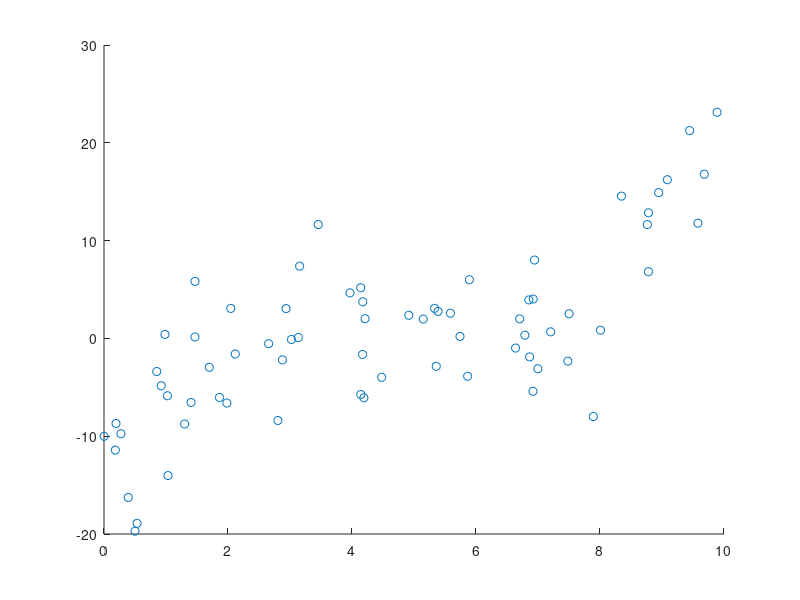

Reproduce this figure in MATLAB. (Note: this script raises an error after producing the figure.)
%%% Load and plot data %%%% 
clear all; 
rng('default'); rng(1);
load curveData
figure; hold on;
plot(Xtrain, Ytrain, 'o');

%% Run polynomial Regression 
% 
poly_order = 5; % order of the polynomial feature
alpha = 0;       % regularization parameter
w = [0, ones(1,poly_order)]; % weights in L2 norm; we set w(1)=0 so that we do not regularize on the constant term. 

% Apply linear regression on the polynomial feature to the data with a
% polynomial curve
theta = LinearRegWL2_train(poly_feature(Xtrain, poly_order),  Ytrain, alpha, w); % training 
hatYtest = LinearRegWL2_predict(poly_feature(Xtest,poly_order), theta); % testing
err_test = calculate_mse_Ytest_curveData(hatYtest); % calculate mse = mean((Ytest-hatYtest).^2);
fprintf('Testing Error is %d\n', err_test);
% 
% plot the curve 
Xgrid = linspace(0,10,100)';
hatYgrid = LinearRegWL2_predict(poly_feature(Xgrid,poly_order), theta); % testing
% 
figure; hold on;
plot(Xtrain, Ytrain, 'o');
plot(Xgrid, hatYgrid, '-');
legend('Training', 'Testing');


%% cross validation (Simple example):

% create a function handle that takes x and y as inputs and
% output the estimated parameter, the other parameters (poly_order, alpha, w) are
% are fixed and defined outside of the function handle. For example, you can run train_func(Xtrain, Ytrain),
% and get the same theta you had before. 
% For more info about matlab function handle, see 
% http://www.mathworks.com/help/matlab/matlab_prog/creating-a-function-handle.html
% 
Nfold = 2; % the code only works when Nfold=2 currently, please make work for general Nfold

train_func = @(x,y)LinearRegWL2_train(poly_feature(x, poly_order),  y, alpha, w);  
% create a function handle for calculaing the MSE on xtest with linear regression parameter th: 
evaluate_func = @(x, y, th)(mean((LinearRegWL2_predict(poly_feature(x, poly_order), th) - y).^2)); 
% cross validation: taking the data and train_func, predict_func as inputs and output the cross validation error 
err_xVar = cross_validation(Xtrain, Ytrain, Nfold, train_func, evaluate_func);

%% Use cross validation to select the best alpha:
Nfold = 5;
poly_order = 10; % order of the polynomial feature
w = [0, ones(1,poly_order)]; % weights in L2 norm; we set w(1)=0 so that we do not regularize on the constant term. 
alphaVec = [0,0.1,1,10,100];
err_xVar_Vec =  zeros(1,length(alphaVec));
for i = 1:length(alphaVec)
    alpha  = alphaVec(i);
    train_func = @(x,y)LinearRegWL2_train(poly_feature(x, poly_order),  y, alpha, w);  
    evaluate_func = @(x, y, th)(mean((LinearRegWL2_predict(poly_feature(x, poly_order), th) - y).^2));
    err_xVar_Vec(i) = cross_validation(Xtrain, Ytrain, Nfold, train_func, evaluate_func);
end
[~,I] = min(err_xVar_Vec);
alphabest = alphaVec(I)
% Rerun your model with the best alpha and evaluate your performance 
theta = LinearRegWL2_train(poly_feature(Xtrain, poly_order),  Ytrain, alphabest, w); % training
hatYtest = LinearRegWL2_predict(poly_feature(Xtest,poly_order), theta); % testing
err_test = calculate_mse_Ytest_curveData(hatYtest); % calculate mse = mean((Ytest-hatYtest).^2);
fprintf('Testing Error is %d\n', err_test);

 
%% Use cross validation to select the best polynomial order:
Nfold = 5;
alpha = .1;
poly_order_Vec = [1,2,3,4,5,10,20];
for i = 1:length(poly_order_Vec)
    poly_order  = poly_order_Vec(i);
    w = [0, ones(1,poly_order)]; % weights in L2 norm; we set w(1)=0 so that we do not regularize on the constant term.     
    %... please complete the code
    train_func = @(x,y)LinearRegWL2_train(poly_feature(x, poly_order),  y, alpha, w);  
    evaluate_func = @(x, y, th)(mean((LinearRegWL2_predict(poly_feature(x, poly_order), th) - y).^2));
    err_xVar_Vec(i) = cross_validation(Xtrain, Ytrain, Nfold, train_func, evaluate_func);
end
[~,I] = min(err_xVar_Vec);
poly_order_best = poly_order_Vec(I)
% Rerun your model with the best poly_order
w = [0, ones(1,poly_order_best)];
theta = LinearRegWL2_train(poly_feature(Xtrain, poly_order_best),  Ytrain, alpha, w); % training
hatYtest =  LinearRegWL2_predict(poly_feature(Xtest,poly_order_best), theta); % testing
err_test = calculate_mse_Ytest_curveData(hatYtest); % calculate mse = mean((Ytest-hatYtest).^2);
fprintf('Testing Error is %d\n', err_test);

